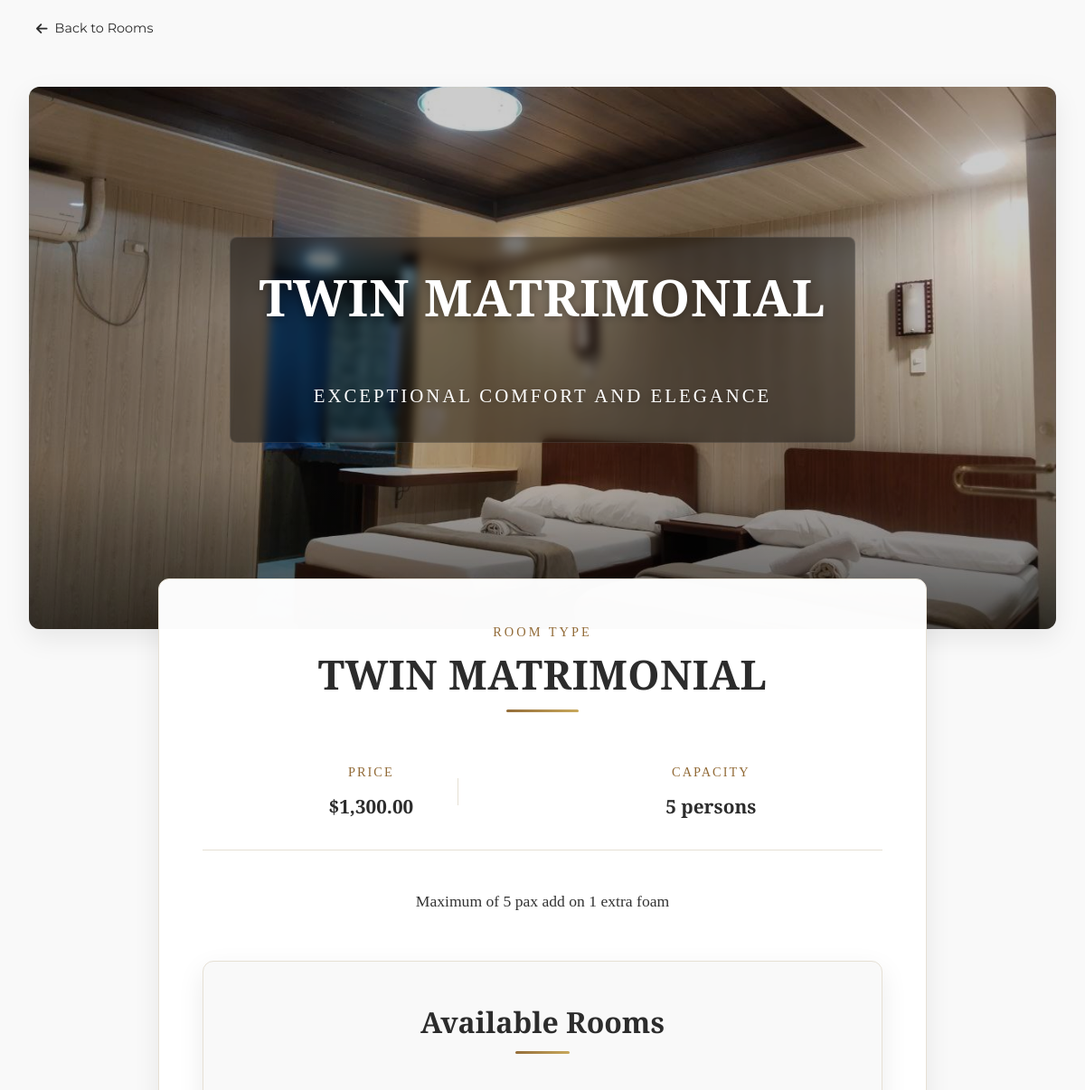
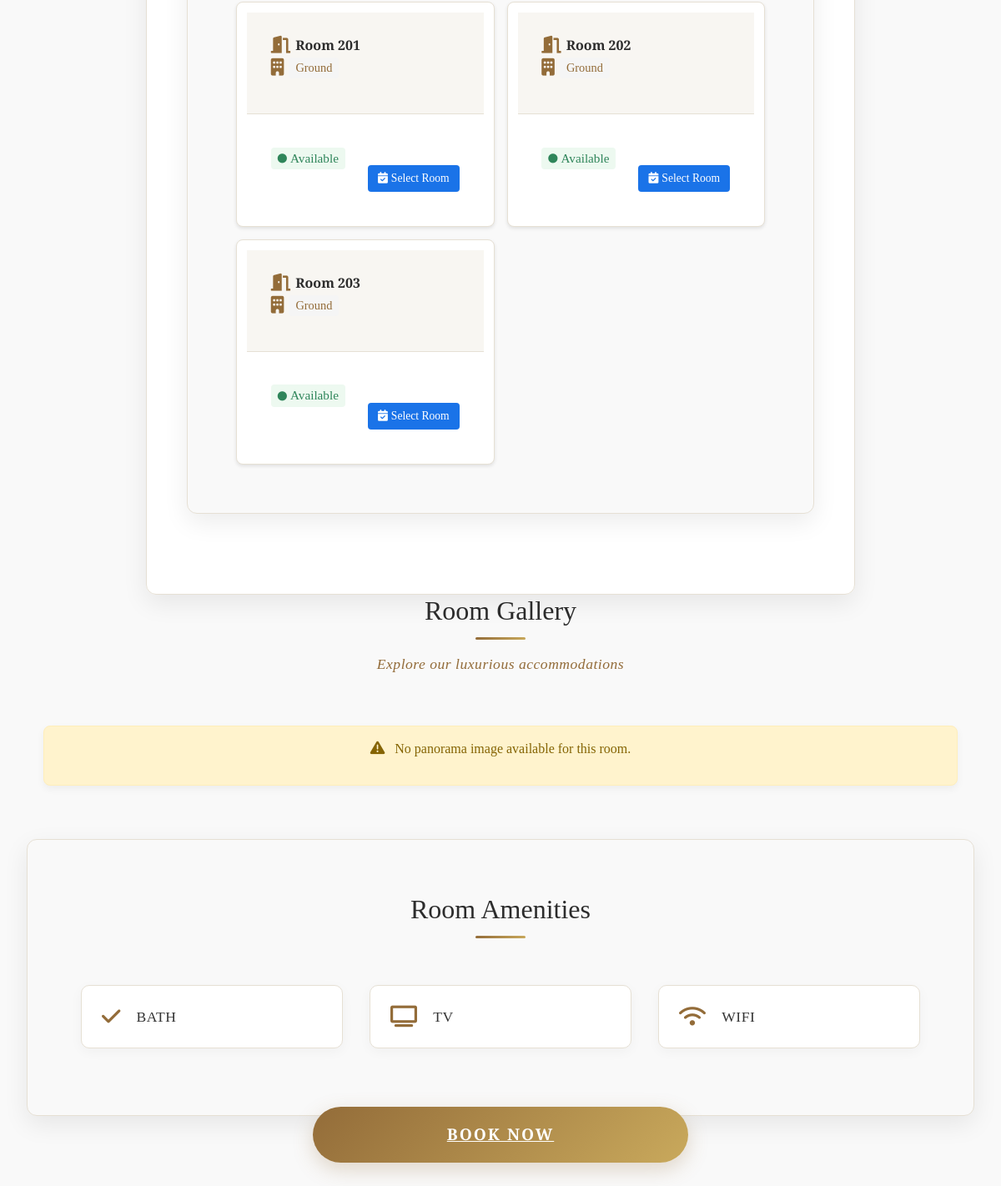
The page /landing_page/pages/room_details.php?room_type_id=2 on the database its author committed (2 pictures, top to bottom).
### tables this page shows
CREATE TABLE IF NOT EXISTS `room_types` (
  `room_type_id` int NOT NULL AUTO_INCREMENT,
  `type_name` varchar(50) NOT NULL,
  `description` text,
  `floor_type` int NOT NULL,
  `base_price` decimal(10,2) NOT NULL,
  `capacity` int NOT NULL,
  `amenities` text,
  `image_path` text,
  PRIMARY KEY (`room_type_id`)
);

CREATE TABLE IF NOT EXISTS `rooms` (
  `room_id` int NOT NULL AUTO_INCREMENT,
  `room_number` varchar(20) NOT NULL,
  `room_type_id` int NOT NULL,
  `description` text,
  `status` enum('available','occupied','maintenance','reserved') NOT NULL DEFAULT 'available',
  `is_active` tinyint(1) DEFAULT '1',
  PRIMARY KEY (`room_id`),
  UNIQUE KEY `room_number` (`room_number`),
  KEY `room_type_id` (`room_type_id`)
);

### landing_page/pages/room_details.php (the view, shortened to what this page needs)
<?php
require_once '../../config/db.php';
$room_type_id = $_GET['room_type_id'];
$type_query = "SELECT * FROM room_types WHERE room_type_id = ?";
$type_stmt  = $conn->prepare($type_query);
$type_stmt->bind_param("i", $room_type_id);
$type_stmt->execute();
$type_result = $type_stmt->get_result();
$room_type   = $type_result->fetch_assoc();
$rooms_query = "SELECT r.*, rt.floor_type, rm.* FROM rooms r LEFT JOIN room_types rt ON r.room_type_id = rt.room_type_id LEFT JOIN room_media rm ON rt.room_type_id = rm.room_type_id WHERE r.status = 'available' AND r.room_type_id = ?";
$rooms_stmt  = $conn->prepare($rooms_query);
$rooms_stmt->bind_param("i", $room_type_id);
$rooms_stmt->execute();
$rooms_result    = $rooms_stmt->get_result();
$available_rooms = [];
while ($room = $rooms_result->fetch_assoc()) {
    $available_rooms[] = $room;
}
if ($room_type) {
    $type_name   = $room_type['type_name'];
    $description = $room_type['description'];
    $base_price  = $room_type['base_price'];
    $capacity    = $room_type['capacity'];
    $amenities   = $room_type['amenities'];
    if (! empty($available_rooms)) {
        $room        = $available_rooms[0];
        $room_id     = $room['room_id'];
        $panorama_image = $room['panorama_image'];
    }
} else {
    echo "Room type not found.";
    exit;
}
?>
<!DOCTYPE html>
<html lang="en">
<head>
    <?php include_once '../includes/head.php'; ?>
    <link rel="stylesheet" href="../css/room_details.css">
</head>
<body>
    <div class="back-nav">
        <a href="index.php" class="back-button">
            <i class="fas fa-arrow-left"></i>
            Back to Rooms
        </a>
    </div>
    <div class="room-details">
        <div class="hero-section">
            <img src="../assets/images/luxury-twin.jpg" alt="<?php echo $type_name; ?>" class="hero-image">
            <div class="hero-overlay">
                <div class="hero-title">
                    <h1><?php echo $type_name; ?></h1>
                    <span class="subtitle">Exceptional Comfort and Elegance</span>
                </div>
            </div>
        </div>
        <div class="room-info" id="available-rooms">
            <div class="room-label">Room Type</div>
            <h1 class="room-title"><?php echo $type_name; ?></h1>
            <div class="room-meta">
                <div class="meta-item">
                    <div class="meta-label">Price</div>
                    <div class="meta-value">$<?php echo number_format($base_price, 2); ?></div>
                </div>
                <div class="meta-item">
                    <div class="meta-label">Capacity</div>
                    <div class="meta-value"><?php echo $capacity; ?> persons</div>
                </div>
            </div>
            <p class="room-description"><?php echo $description; ?></p>
            <div class="available-rooms">
                <h2>Available Rooms</h2>
                <?php if (! empty($available_rooms)): ?>
                    <div class="rooms-grid">
                        <?php foreach ($available_rooms as $room): ?>
                            <div class="room-card">
                                <div class="room-card-header">
                                    <div class="room-number">
                                        <i class="fas fa-door-open"></i>
                                        <h3>Room <?php echo $room['room_number']; ?></h3>
                                    </div>
                                    <div class="room-floor">
                                        <i class="fas fa-building"></i>
                                        <span class="floor-badge">
                                            <?php echo $room['floor_type'] === 1 ? "Ground" : "Second"; ?>
                                        </span>
                                    </div>
                                </div>
                                <div class="room-card-body">
                                    <div class="room-status">
                                        <span class="status-badge <?php echo strtolower($room['status']); ?>">
                                            <i class="fas fa-circle"></i>
                                            <?php echo ucfirst($room['status']); ?>
                                        </span>
                                    </div>
                                    <div class="room-actions">
                                        <a href="booking-page.php?room_id=<?php echo $room['room_id']; ?>" class="select-room-btn">
                                            <i class="fas fa-calendar-check"></i>
                                            Select Room
                                        </a>
                                    </div>
                                </div>
                            </div>
                        <?php endforeach; ?>
                    </div>
                <?php endif; ?>
            </div>
        </div>
        <div class="room-photos">
            <h2 class="section-title">Room Gallery</h2>
            <p class="section-subtitle">Explore our luxurious accommodations</p>
            <?php if (!empty($panorama_image)): ?>
                <div class="panorama-section">
                    <h2 class="section-title">360° Room View</h2>
                    <p class="section-subtitle">Experience the room in immersive 360°</p>
                    <div class="panorama-container">
                        <a href="panorama_viewer.php?room_id=<?php echo $room_id; ?>" class="panorama-link">
                            <img src="../../public/panoramas/<?php echo htmlspecialchars($panorama_image); ?>" alt="360° view of <?php echo htmlspecialchars($type_name); ?>" class="panorama-image">
                            <div class="panorama-overlay">
                                <span class="panorama-hint"><i class="fas fa-vr-cardboard"></i> View in 360°</span>
                            </div>
                        </a>
                    </div>
                </div>
            <?php else: ?>
                <div class="no-panorama-message">
                    <p><i class="fas fa-exclamation-triangle"></i> No panorama image available for this room.</p>
                </div>
            <?php endif; ?>
        </div>
        <div class="amenities-section">
            <h2 class="section-title">Room Amenities</h2>
            <div class="amenities-grid">
                <?php
                $amenities_array = array_map('strtoupper', explode(',', $amenities));
                $amenity_icons   = [
                    'WIFI'             => 'fa-wifi',
                    'TV'               => 'fa-tv',
                    'AIR CONDITIONING' => 'fa-snowflake',
                    'MINI BAR'         => 'fa-wine-glass',
                    'SAFE'             => 'fa-vault',
                    'ROOM SERVICE'     => 'fa-concierge-bell',
                    'COFFEE MAKER'     => 'fa-mug-hot',
                    'HAIR DRYER'       => 'fa-wind',
                    'BATH AMENITIES'   => 'fa-bath',
                ];
                foreach ($amenities_array as $amenity) {
                    $amenity = trim($amenity);
                    $icon    = isset($amenity_icons[$amenity]) ? $amenity_icons[$amenity] : 'fa-check';
                    echo "<div class='amenity-item'>";
                    echo "<i class='fas {$icon} amenity-icon'></i>";
                    echo "<span class='amenity-text'>{$amenity}</span>";
                    echo "</div>";
                }
                ?>
            </div>
        </div>
        <div class="book-now-container">
            <a href="#available-rooms" class="book-now">Book Now</a>
        </div>
    </div>
</body>
</html>

### landing_page/css/style.css (style rules this page uses)
:root { --primary-color: #c8a97e; --secondary-color: #1c3c64; --accent-color: #9c7a48; --dark-text: #1a1a1a; --light-text: #707070; --light-bg: #f7f7f7; --white: #ffffff; --shadow: 0 10px 30px rgba(0, 0, 0, 0.08); --luxury-gradient: linear-gradient( 135deg, var(--primary-color) 0%, var(--accent-color) 100% ); }
* { margin: 0; padding: 0; box-sizing: border-box; font-family: "Playfair Display", serif; }
body { background-color: var(--light-bg) !important; color: var(--dark-text); }
.hero-title { font-family: "Playfair Display", serif; font-size: 90px; font-weight: 700; margin-bottom: 40px; text-transform: uppercase; color: var(--white); letter-spacing: 2px; text-shadow: 0 2px 10px rgba(0, 0, 0, 0.3); animation: fade-in 1.2s ease-out; line-height: 1.1; }
@media (max-width: 1200px) { .hero-title { font-size: 72px; } }

### landing_page/pages/room_details.php (style rules this page uses)
.rooms-grid { display: grid; grid-template-columns: repeat(auto-fill, minmax(240px, 1fr)); gap: 15px; padding: 10px; }
.room-card { background: #fff; border-radius: 8px; box-shadow: 0 2px 4px rgba(0,0,0,0.1); padding: 12px; transition: transform 0.2s ease; }
.room-card-header { margin-bottom: 8px; }
.room-number { display: flex; align-items: center; gap: 6px; margin-bottom: 4px; }
.room-number h3 { font-size: 1rem; margin: 0; }
.room-floor { display: flex; align-items: center; gap: 6px; font-size: 0.85rem; }
.floor-badge { background: #f5f5f5; padding: 2px 8px; border-radius: 4px; }
.room-card-body { display: flex; justify-content: space-between; align-items: center; margin-top: 8px; }
.room-status { font-size: 0.85rem; }
.status-badge { display: flex; align-items: center; gap: 4px; padding: 2px 8px; border-radius: 4px; background: #e8f5e9; color: #2e7d32; }
.status-badge i { font-size: 0.7rem; }
.select-room-btn { font-size: 0.85rem; padding: 6px 12px; background: #1a73e8; color: white; border-radius: 4px; text-decoration: none; display: flex; align-items: center; gap: 4px; transition: background 0.2s ease; }

### rows shown on the page
room_types: type_name "TWIN MATRIMONIAL", base_price "1,300.00", capacity "5", description "Maximum of 5 pax add on 1 extra foam", amenities "BATH", amenities "TV", amenities "WIFI"
rooms: room_number "201", status "Available"
rooms: room_number "202", status "Available"
rooms: room_number "203", status "Available"
